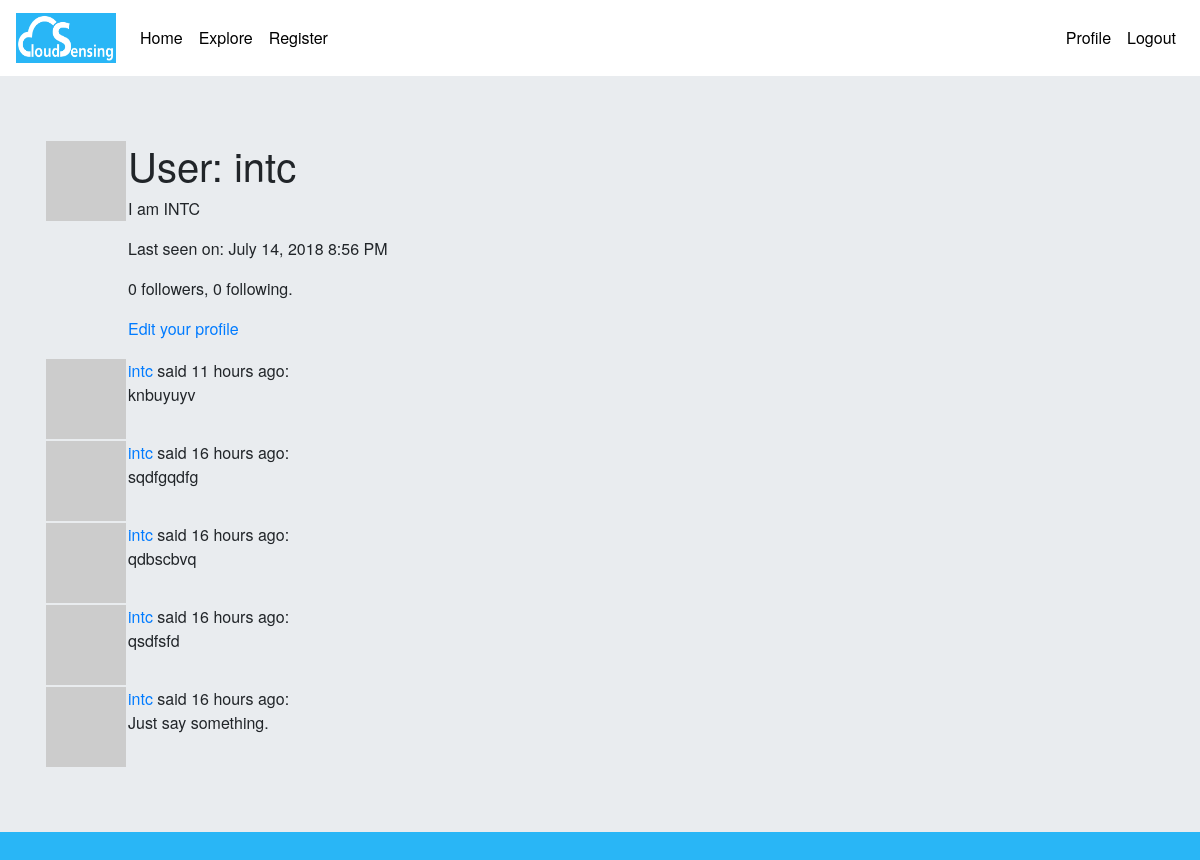
Page /user/intc (signed in) on the earlier database version.
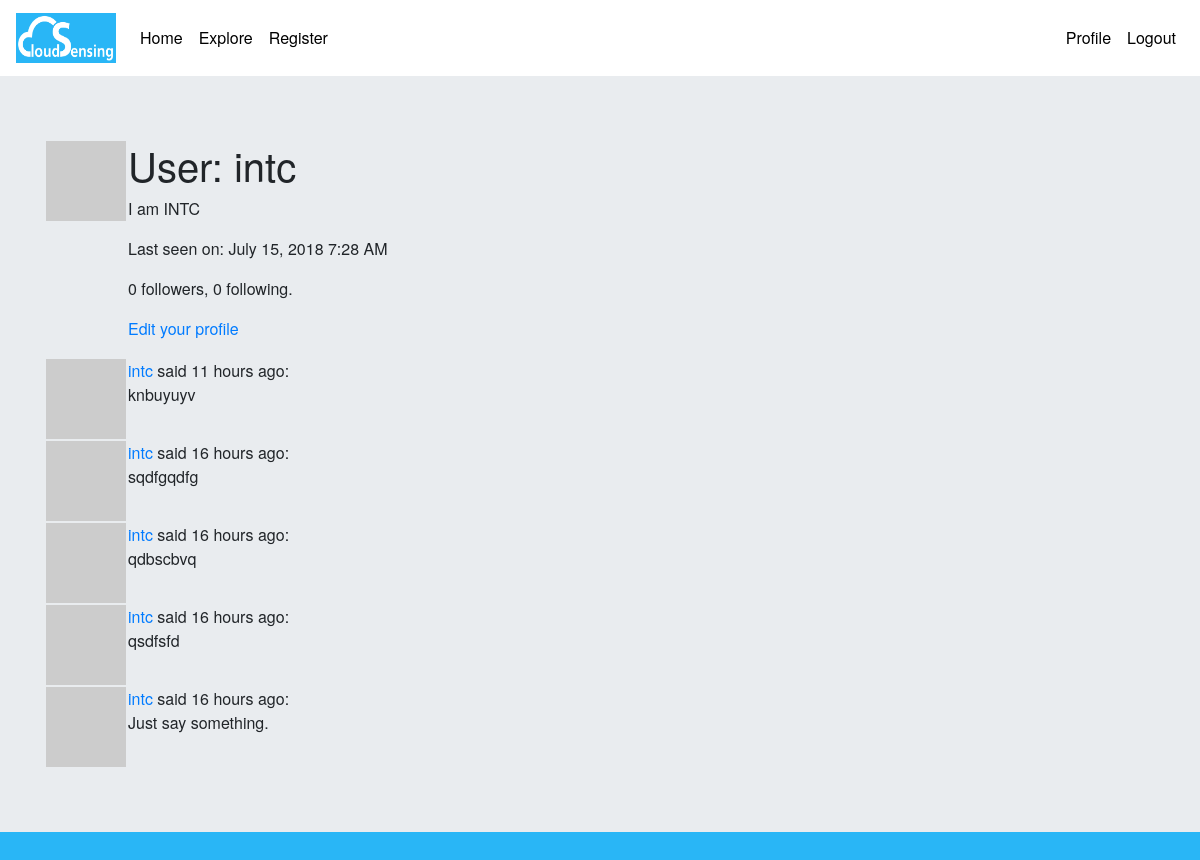
Same page on the later database version.
### my_app/models.py (models this page shows, shortened)
class User(UserMixin, db.Model):
    id = db.Column(db.Integer, primary_key=True)
    username = db.Column(db.String(64), index=True, unique=True)
    email = db.Column(db.String(120), index=True, unique=True)
    password_hash = db.Column(db.String(128))
    posts = db.relationship('Post', backref='author', lazy='dynamic')
    about_me = db.Column(db.String(140))
    last_seen = db.Column(db.DateTime, default=datetime.utcnow)
    followed = db.relationship(
        'User', secondary=followers,
        primaryjoin=(followers.c.follower_id == id),
        secondaryjoin=(followers.c.followed_id == id),
        backref=db.backref('followers', lazy='dynamic'), lazy='dynamic')
    def avatar(self, size):
        digest = md5(self.email.lower().encode('utf-8')).hexdigest()
        return 'https://www.gravatar.com/avatar/{}?d=identicon&s={}'.format(
            digest, size)

class Post(db.Model):
    id = db.Column(db.Integer, primary_key=True)
    body = db.Column(db.String(140))
    timestamp = db.Column(db.DateTime, index=True, default=datetime.utcnow)
    user_id = db.Column(db.Integer, db.ForeignKey('user.id'))

### my_app/routes.py (the view)
@app.route('/user/<username>')
@login_required
def user(username):
    user = User.query.filter_by(username=username).first_or_404()
    page = request.args.get('page', 1, type=int)
    posts = user.posts.order_by(Post.timestamp.desc()).paginate(
        page, app.config['POSTS_PER_PAGE'], False)
    next_url = url_for('user', username=user.username, page=posts.next_num) \
        if posts.has_next else None
    prev_url = url_for('user', username=user.username, page=posts.prev_num) \
        if posts.has_prev else None
    return render_template('user.html', user=user, posts=posts.items,
                           next_url=next_url, prev_url=prev_url)

### my_app/models.py (called while the page is built)
@login.user_loader
def load_user(id):
    return User.query.get(int(id))

### my_app/routes.py (called while the page is built)
@app.before_request
def before_request():
    if current_user.is_authenticated:
        current_user.last_seen = datetime.utcnow()
        db.session.commit()

### my_app/templates/user.html (shortened to what this page needs)
{% extends "base.html" %}
{% block content %}
    <table>
        <tr valign="top">
            <td><img src="{{ user.avatar(128) }}"></td>
            <td>
                <h1>User: {{ user.username }}</h1>
                {% if user.about_me %}<p>{{ user.about_me }}</p>{% endif %}
                {% if user.last_seen %}
                <p>Last seen on: {{ moment(user.last_seen).format('LLL') }}</p>
                {% endif %}
                <p>{{ user.followers.count() }} followers, {{ user.followed.count() }} following.</p>
                {% if user == current_user %}
                <p><a href="{{ url_for('edit_profile') }}">Edit your profile</a></p>
                {% elif not current_user.is_following(user) %}
                <p><a href="{{ url_for('follow', username=user.username) }}">Follow</a></p>
                {% else %}
                <p><a href="{{ url_for('unfollow', username=user.username) }}">Unfollow</a></p>
                {% endif %}
            </td>
        </tr>
    </table>
    {% for post in posts %}
        {% include '_post.html' %}
    {% endfor %}
{% endblock %}

### my_app/templates/base.html (shortened to what this page needs)
<!DOCTYPE html>
<html lang="en" dir="ltr">
<head>
    <link rel="stylesheet" href="https://maxcdn.bootstrapcdn.com/bootstrap/4.0.0/css/bootstrap.min.css"
>
    <link rel="stylesheet" href="{{ url_for('static', filename='css/main.css') }}">
</head>
<body>
    <nav id="Nav" class="navbar navbar-expand-lg navbar navbar-light" style="background-color: white;">
        <a class="navbar-brand" href="{{ url_for('index') }}">
      <img src="{{url_for('static', filename='logoCS1.png')}}" width="100" height="50" class="d-inline-block align-top" alt="logo">
    </a>
      <div class="<collapse navbar-collapse" id="navbarNavDropdown">
        <ul class="navbar-nav">
          <li class="nav-item active">
            <a class="nav-link" href="{{ url_for('index') }}">Home<span class="sr-only">(current)</span></a>
          </li>
          <li class="nav-item active">
            <a class="nav-link" href="{{ url_for('explore') }}">Explore</a>
          </li>
          <li class="nav-item">
            <a class="nav-link" href="{{ url_for('register') }}">Register</a>
          </li>
        </ul>
      </div>
      <span>
            {% if current_user.is_anonymous %}
                <a class="nav-link" href="{{ url_for('login') }}">Login</a>
            {% else %}
            <ul class="navbar-nav">
                <li class="nav-item">
                  <a class="nav-link" href="{{ url_for('user', username=current_user.username) }}">Profile</a>
                </li>
                <li class="nav-item">
                  <a class="nav-link" href="{{ url_for('logout') }}">Logout</a>
                </li>
            </ul>
            {% endif %}
      </span>
    </nav>
    <div class="jumbotron jumbotron-fluid">
       <div class="container">
           {% block content %} {% endblock %}
       </div>
    </div>
</body>
</html>

### my_app/templates/_post.html
<table>
   <tr valign="top">
       <td><img src="{{ post.author.avatar(36) }}"></td>
       <td><a href="{{ url_for('user', username=post.author.username) }}">{{ post.author.username }}
       </a>
       said {{ moment(post.timestamp).fromNow() }}:
       <br>
       {{ post.body }}</td>
   </tr>
</table>

### my_app/static/CSS/main.css (style rules this page uses)
body { background-color: #29B6F6; margin: 0; padding: 0; font-family: "Helvetica Neue", Helvetica, Arial, sans-serif; color: border-left: ; }
#Nav a { color: black; }

Differences in the rows shown:
changed User "intc": last_seen "July 14, 2018 8:56 PM" → "July 15, 2018 7:28 AM"
